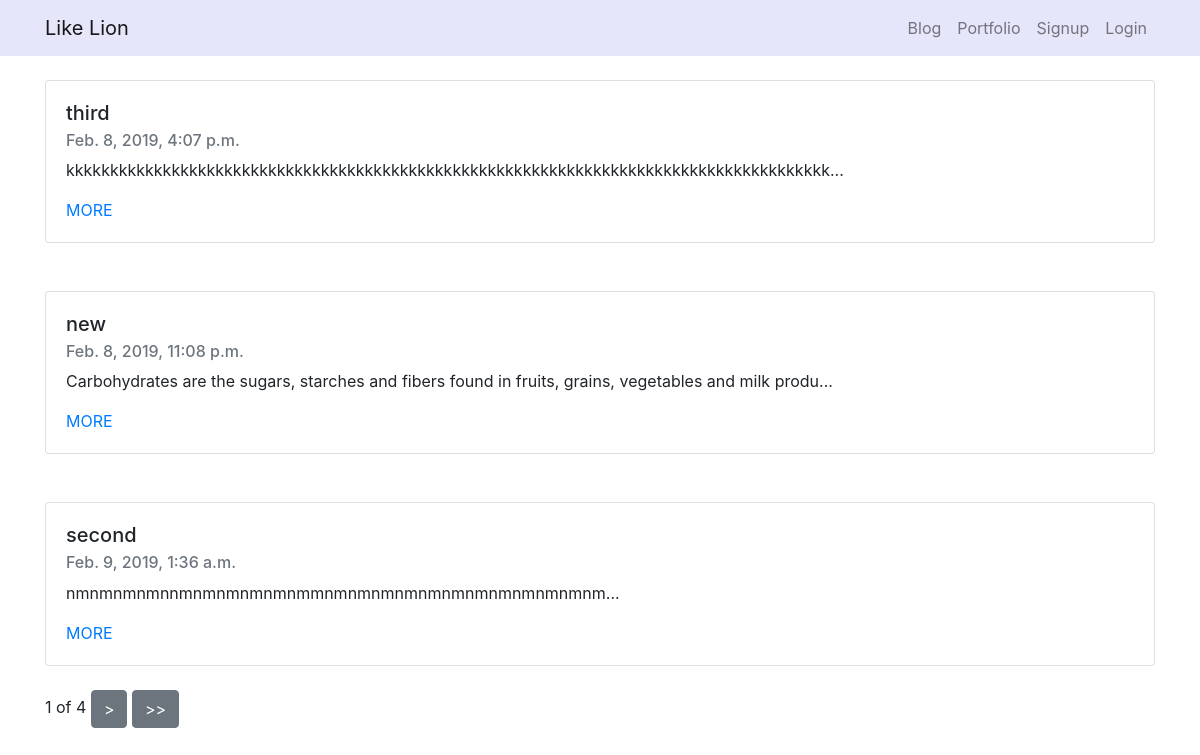
The page / on the database its author committed.
### blogapp/models.py (models this page shows, shortened)
class Blogapp(models.Model):
    title = models.CharField(max_length=200)
    pub_date = models.DateTimeField('date published')
    body = models.TextField()
    def summary(self):
        return self.body[:100]

### blogapp/views.py (the view)
# urls.py: 2. Add a URL to urlpatterns:  path('', views.home, name='home')
def home(request):
    blogs = Blogapp.objects
    blog_list = Blogapp.objects.all()
    paginator = Paginator(blog_list, 3)
    page = request.GET.get('page')
    posts = paginator.get_page(page)
    return render(request, 'home.html', {'blogs': blogs , 'posts' :posts })

### blogapp/templates/home.html (shortened to what this page needs)
{% extends 'base.html' %}
{% block contents %}
    {% for blog in posts %}
        <div class="container">
            <br>
            <div class="card">
                <div class="card-body">
                    <h5 class="card-title">{{blog.title}}</h5>
                    <h6 class="card-subtitle mb-2 text-muted">{{blog.pub_date}}</h6>
                    <p class="card-text">{{blog.summary}}...</p>
                    <a href="{%url 'detail' blog.id %}" class="card-link">MORE</a>
                </div>
            </div>
        </div>
        <br>
    {% endfor %}
    <div class="container">
        <span>{{posts.number}}</span>
        <span>of</span>
        <span>{{posts.paginator.num_pages}}</span>
        {% if posts.has_next %}
        <button type="button" class="btn btn-secondary"><a href="?page={{posts.next_page_number}}" style="text-decoration: none; color:white"> <span> > </span> </a></button>
        <button type="button" class="btn btn-secondary"><a href="?page={{posts.paginator.num_pages}}" style="text-decoration: none; color:white"> <span> >> </span> </a></button>
        {% endif %}
    </div>
{% endblock %}

### rows shown on the page
Blogapp: title "third", pub_date "Feb. 8, 2019, 4:07 p.m.", summary "kkkkkkkkkkkkkkkkkkkkkkkkkkkkkkkkkkkkkkkkkkkkkkkkkkkkkkkkkkkkkkkkkkkkkkkkkkkkkkkkkkkkkkk"
Blogapp: title "new", pub_date "Feb. 8, 2019, 11:08 p.m.", summary "Carbohydrates are the sugars, starches and fibers found in fruits, grains, vegetables and milk produ"
Blogapp: title "second", pub_date "Feb. 9, 2019, 1:36 a.m.", summary "nmnmnmnmnnmnmnmnmnmnmmnmnmnmnmnmnmnmnmnmnmnmnm"

### other values the page prints
{{ posts.number }} "1"
{{ posts.paginator.num_pages }} "4"
